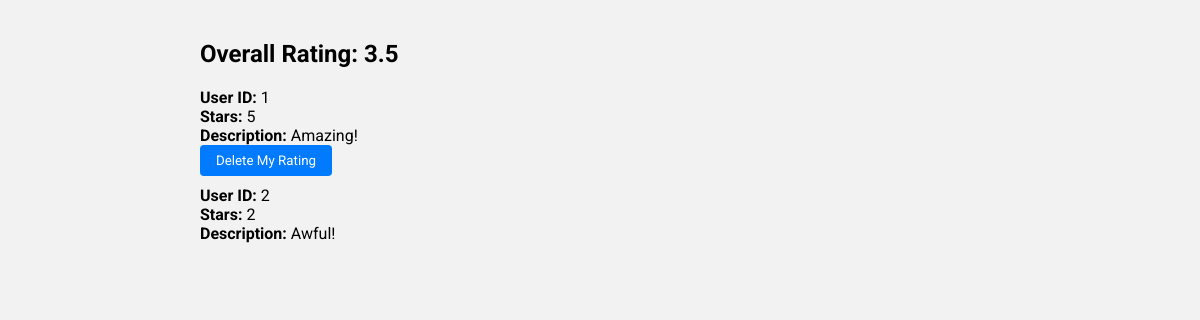
The app's page /Boundary/buyer/view_ratings.php?ra_id=1 (signed in) with its own data.
### tables this page shows
CREATE TABLE `rating` (
  `rating_id` int(11) NOT NULL,
  `ra_id` int(11) NOT NULL,
  `user_id` int(11) NOT NULL,
  `stars` int(11) NOT NULL,
  `description` text DEFAULT NULL
);

### Control/buyer/view_rating_controller.php (called while the page is built, shortened)
<?php
require_once('../../Database/db_conn.php');
require_once('../../Entity/rating.php');
class ViewRatingsController {
    private $Rating;
    public function __construct($conn) {
        $this->Rating = new Rating($conn);
    }
    public function getAllRatingsByRAID($ra_id) {
        return $this->Rating->getRatingsByRAID($ra_id);
    }
    public function calculateOverallRating($ra_id) {
        $ratings = $this->getAllRatingsByRAID($ra_id);
        $totalStars = 0;
        $totalRatings = count($ratings);
        if ($totalRatings > 0) {
            foreach ($ratings as $rating) {
                $totalStars += $rating['stars'];
            }
            $overallRating = $totalStars / $totalRatings;
            return round($overallRating, 2);
        } else {
            return 0;
        }
    }
}
$viewRatingsController = new ViewRatingsController($conn);
?>

### Entity/rating.php (called while the page is built, shortened)
<?php
require_once("../../Database/db_conn.php");
class Rating
{
    private $conn;
    public function __construct()
    {
        global $conn;
        $this->conn = $conn;
    }
    public function getRatingsByRAID($ra_id) {
        $sql = "SELECT * FROM rating WHERE ra_id = ?";
        $stmt = $this->conn->prepare($sql);
        $stmt->bind_param("i", $ra_id);
        $stmt->execute();
        $result = $stmt->get_result();
        $ratings = array();
        while ($row = $result->fetch_assoc()) {
            $ratings[] = $row;
        }
        return $ratings;
    }
}
?>

### Boundary/buyer/view_ratings.php (the view, shortened to what this page needs)
<?php
include "../../Control/buyer/delete_rating_controller.php";
include "../../Control/buyer/view_rating_controller.php";
$user_id = $_SESSION['user_id'];
if (isset($_GET['ra_id'])) {
    $ra_id = $_GET['ra_id'];
    $overallRating = $viewRatingsController->calculateOverallRating($ra_id);
    $ratings = $viewRatingsController->getAllRatingsByRAID($ra_id);
}
?>
<!DOCTYPE html>
<html lang="en">
<head>
</head>
<body>
<div class="container">
    <h2 class="overall-rating">Overall Rating: <?php echo $overallRating; ?></h2>
    <div class="ratings">
        <?php if (!empty($ratings)) : ?>
            <ul class="rating-list">
                <?php foreach ($ratings as $rating) : ?>
                    <li class="rating-item">
                        <strong>User ID:</strong> <?php echo $rating['user_id']; ?><br>
                        <strong>Stars:</strong> <?php echo $rating['stars']; ?><br>
                        <strong>Description:</strong> <?php echo $rating['description']; ?><br>
                        <?php if ($user_id == $rating['user_id']) : ?>
                            <form method="post" action="">
                                <div class="buttons">
                                    <button type="submit" name="delete_rating">Delete My Rating</button>
                                </div>
                            </form>
                        <?php endif; ?>
                    </li>
                <?php endforeach; ?>
            </ul>
        <?php else : ?>
            <p>No ratings found.</p>
        <?php endif; ?>
    </div>
</div>
</body>
</html>

### Boundary/buyer/view_ratings.php (style rules this page uses)
body { font-family: 'Roboto', sans-serif; background-color: #f2f2f2; margin: 0; padding: 0; }
.container { max-width: 800px; margin: 0 auto; padding: 20px; }
.overall-rating { margin-bottom: 20px; }
.rating-list { list-style: none; padding: 0; margin: 0; }
.rating-item { margin-bottom: 10px; }
.buttons button { background-color: #007bff; color: white; padding: 8px 16px; border: none; border-radius: 4px; cursor: pointer; font-family: 'Roboto', sans-serif; }

### records on screen
rating: user "1", stars "5", description "Amazing!"
rating: user "2", stars "2", description "Awful!"

### other values on screen
$overallRating "3.5"
